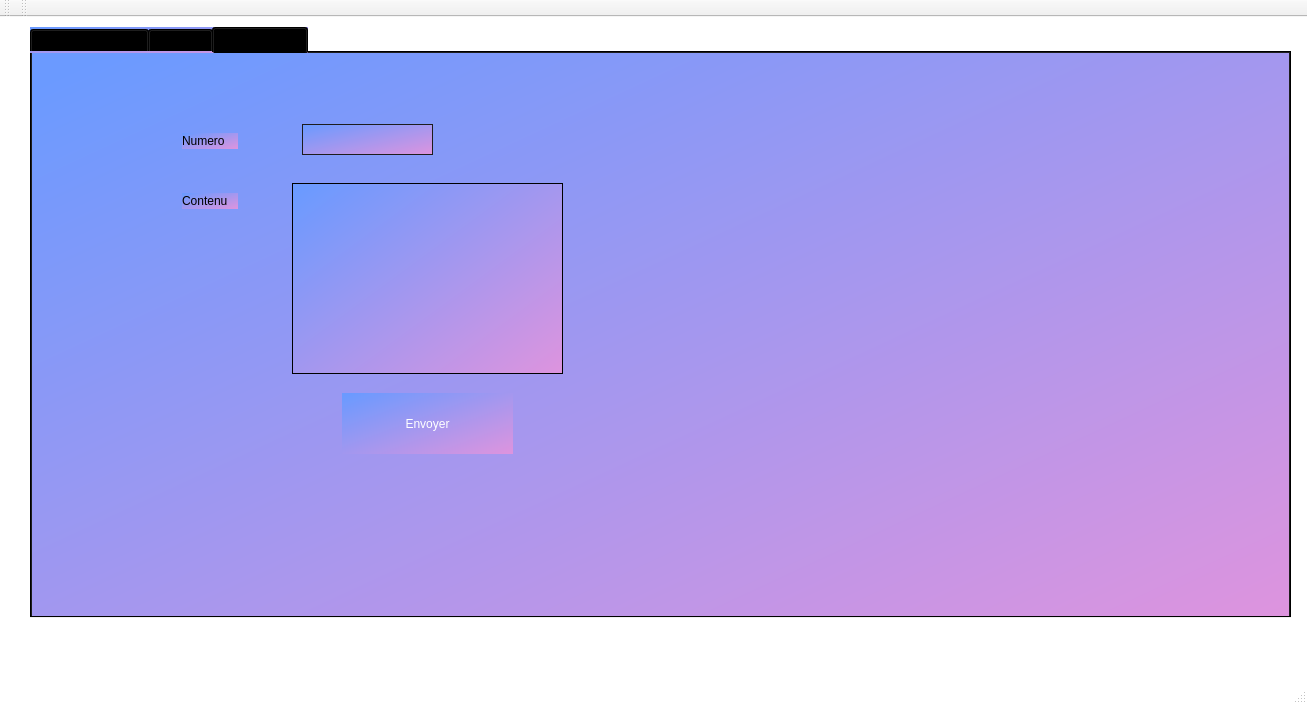
<?xml version="1.0" encoding="UTF-8"?>
<ui version="4.0">
 <class>MainWindow</class>
 <widget class="QMainWindow" name="MainWindow">
  <property name="geometry">
   <rect>
    <x>0</x>
    <y>0</y>
    <width>1307</width>
    <height>704</height>
   </rect>
  </property>
  <property name="windowTitle">
   <string>Gestion des Clients</string>
  </property>
  <property name="styleSheet">
   <string notr="true">/* Apply styles to QLabel */
QLabel {
    color: black;
}

/* Apply styles to QPushButton */
QPushButton {
    background-color: #6384ff; /* Blue background color */
    color: #fff; /* White text color */
    border: none;
    min-width: 80px;
    padding: 5px;
}

QPushButton:hover {
    background-color: #718fff; /* Lighter blue for hover effect */
    border: 1px solid #718fff;
}

QPushButton:pressed {
    background-color: #446cff; /* Darker blue for pressed effect */
    border: 1px solid #446cff;
}

/* Apply styles to QLineEdit */
QLineEdit {
    background-color: #c0c0c0; /* Silver background color */
    color : #000;
    border: 1px solid #1d1d1d;
    padding: 3px;
    padding-left: 5px;
}

/* Apply styles to QDateEdit */
QDateEdit {
    background-color: #c0c0c0; /* Silver background color */
    color : #000;
    border: 1px solid #1d1d1d;
    padding: 3px;
    padding-left: 5px;
}

/* Apply styles to QTableView */
QTableView {
    background-color: #c0c0c0; /* Silver background color */
    color: #000;
    selection-background-color: #6384ff; /* Blue selection background */
    selection-color: #fff; /* White selection text color */
}

/* Customize other widgets as needed */

/* Apply styles to QMainWindow (your application window) */
QMainWindow {
    background-color: white; /* White background color for the main window */
    color: #fff;
}

/* Apply styles to QMenuBar */
QMenuBar {
    background-color: #6384ff; /* Blue background color for menu bar */
    color: #fff; /* White text color */
}

QMenuBar::item {
    background-color: transparent;
    border-left: 1px solid gray;
    padding: 5px;
    padding-left: 15px;
    padding-right: 15px;
}

/* Customize other menu-related widgets as needed */

/* Apply styles to QScrollBar */
QScrollBar:vertical {
    border: none;
    width: 12px;
}

QScrollBar::handle:vertical {
    border: none;
    background-color: #c0c0c0; /* Silver handle color */
    min-height: 80px;
    width: 12px;
}

/* Customize other widgets as needed */

</string>
  </property>
  <widget class="QWidget" name="centralWidget">
   <widget class="QTabWidget" name="tabWidget">
    <property name="geometry">
     <rect>
      <x>30</x>
      <y>10</y>
      <width>1261</width>
      <height>591</height>
     </rect>
    </property>
    <property name="styleSheet">
     <string notr="true">background-color: qlineargradient(spread:pad, x1:0.0105263, y1:0.051, x2:1, y2:1, stop:0 rgba(107, 154, 255, 255), stop:1 rgba(222, 148, 222, 255));</string>
    </property>
    <property name="currentIndex">
     <number>2</number>
    </property>
    <widget class="QWidget" name="tab">
     <attribute name="title">
      <string>Gestion auditeurs</string>
     </attribute>
     <widget class="QPushButton" name="pushButtonSupprimerAuditeur">
      <property name="geometry">
       <rect>
        <x>180</x>
        <y>410</y>
        <width>93</width>
        <height>31</height>
       </rect>
      </property>
      <property name="text">
       <string>Supprimer</string>
      </property>
     </widget>
     <widget class="QComboBox" name="comboBoxOrderTri">
      <property name="geometry">
       <rect>
        <x>540</x>
        <y>90</y>
        <width>111</width>
        <height>31</height>
       </rect>
      </property>
      <item>
       <property name="text">
        <string>Ascendant</string>
       </property>
      </item>
      <item>
       <property name="text">
        <string>Descendant</string>
       </property>
      </item>
     </widget>
     <widget class="QTableView" name="tableViewAuditeur">
      <property name="geometry">
       <rect>
        <x>380</x>
        <y>140</y>
        <width>821</width>
        <height>311</height>
       </rect>
      </property>
     </widget>
     <widget class="QComboBox" name="comboBoxColumnTri">
      <property name="geometry">
       <rect>
        <x>540</x>
        <y>40</y>
        <width>111</width>
        <height>31</height>
       </rect>
      </property>
      <item>
       <property name="text">
        <string>CIN</string>
       </property>
      </item>
      <item>
       <property name="text">
        <string>Nom</string>
       </property>
      </item>
      <item>
       <property name="text">
        <string>Mail</string>
       </property>
      </item>
     </widget>
     <widget class="QPushButton" name="pushButtonStatAudit">
      <property name="geometry">
       <rect>
        <x>880</x>
        <y>80</y>
        <width>93</width>
        <height>41</height>
       </rect>
      </property>
      <property name="text">
       <string>Statistique</string>
      </property>
     </widget>
     <widget class="QPushButton" name="pushButtonTrierAudit">
      <property name="geometry">
       <rect>
        <x>680</x>
        <y>60</y>
        <width>101</width>
        <height>41</height>
       </rect>
      </property>
      <property name="text">
       <string>Trier</string>
      </property>
     </widget>
     <widget class="QGroupBox" name="groupBox">
      <property name="geometry">
       <rect>
        <x>0</x>
        <y>10</y>
        <width>311</width>
        <height>391</height>
       </rect>
      </property>
      <property name="title">
       <string>Ajouter Auditeur</string>
      </property>
      <widget class="QLineEdit" name="Line_cin_auditeur">
       <property name="geometry">
        <rect>
         <x>190</x>
         <y>50</y>
         <width>113</width>
         <height>20</height>
        </rect>
       </property>
      </widget>
      <widget class="QLineEdit" name="lineNomAuditeur">
       <property name="geometry">
        <rect>
         <x>190</x>
         <y>130</y>
         <width>113</width>
         <height>20</height>
        </rect>
       </property>
      </widget>
      <widget class="QLineEdit" name="lineMailAuditeur">
       <property name="geometry">
        <rect>
         <x>190</x>
         <y>170</y>
         <width>113</width>
         <height>20</height>
        </rect>
       </property>
      </widget>
      <widget class="QLineEdit" name="lineTelAuditeur">
       <property name="geometry">
        <rect>
         <x>190</x>
         <y>210</y>
         <width>113</width>
         <height>20</height>
        </rect>
       </property>
      </widget>
      <widget class="QPushButton" name="pushButtonAjoutAuditeur">
       <property name="geometry">
        <rect>
         <x>40</x>
         <y>330</y>
         <width>90</width>
         <height>31</height>
        </rect>
       </property>
       <property name="text">
        <string>Ajouter</string>
       </property>
      </widget>
      <widget class="QDateEdit" name="dateEditAuditeur">
       <property name="geometry">
        <rect>
         <x>190</x>
         <y>90</y>
         <width>110</width>
         <height>22</height>
        </rect>
       </property>
      </widget>
      <widget class="QPushButton" name="pushButtonModifierAuditeur">
       <property name="geometry">
        <rect>
         <x>180</x>
         <y>330</y>
         <width>93</width>
         <height>28</height>
        </rect>
       </property>
       <property name="text">
        <string>Modifier</string>
       </property>
      </widget>
      <widget class="QWidget" name="layoutWidget">
       <property name="geometry">
        <rect>
         <x>10</x>
         <y>40</y>
         <width>158</width>
         <height>191</height>
        </rect>
       </property>
       <layout class="QVBoxLayout" name="verticalLayout">
        <item>
         <widget class="QLabel" name="label">
          <property name="styleSheet">
           <string notr="true">border-radius:20px;
background-color: rgb(62, 125, 188);</string>
          </property>
          <property name="text">
           <string>CIN</string>
          </property>
         </widget>
        </item>
        <item>
         <widget class="QLabel" name="label_2">
          <property name="styleSheet">
           <string notr="true">border-radius:20px;
background-color: rgb(62, 125, 188);</string>
          </property>
          <property name="text">
           <string>Date de naissance</string>
          </property>
         </widget>
        </item>
        <item>
         <widget class="QLabel" name="label_3">
          <property name="styleSheet">
           <string notr="true">border-radius:20px;
background-color: rgb(62, 125, 188);</string>
          </property>
          <property name="text">
           <string>Nom</string>
          </property>
         </widget>
        </item>
        <item>
         <widget class="QLabel" name="label_4">
          <property name="styleSheet">
           <string notr="true">border-radius:20px;
background-color: rgb(62, 125, 188);</string>
          </property>
          <property name="text">
           <string>Mail</string>
          </property>
         </widget>
        </item>
        <item>
         <widget class="QLabel" name="label_5">
          <property name="styleSheet">
           <string notr="true">border-radius:20px;
background-color: rgb(62, 125, 188);</string>
          </property>
          <property name="text">
           <string>Numero de telephone</string>
          </property>
         </widget>
        </item>
       </layout>
      </widget>
      <widget class="QLabel" name="label_6">
       <property name="geometry">
        <rect>
         <x>10</x>
         <y>250</y>
         <width>156</width>
         <height>33</height>
        </rect>
       </property>
       <property name="styleSheet">
        <string notr="true">border-radius:20px;
background-color: rgb(62, 125, 188);</string>
       </property>
       <property name="text">
        <string>Sexe</string>
       </property>
      </widget>
      <widget class="QComboBox" name="comboBoxSexeAudit">
       <property name="geometry">
        <rect>
         <x>190</x>
         <y>250</y>
         <width>111</width>
         <height>31</height>
        </rect>
       </property>
       <item>
        <property name="text">
         <string>Homme</string>
        </property>
       </item>
       <item>
        <property name="text">
         <string>Femme</string>
        </property>
       </item>
      </widget>
     </widget>
     <widget class="QLineEdit" name="lineEditRechercheAudit">
      <property name="geometry">
       <rect>
        <x>380</x>
        <y>60</y>
        <width>141</width>
        <height>41</height>
       </rect>
      </property>
      <property name="placeholderText">
       <string>Recherche</string>
      </property>
     </widget>
     <widget class="QPushButton" name="pushButtonPDFauditeur">
      <property name="geometry">
       <rect>
        <x>980</x>
        <y>80</y>
        <width>93</width>
        <height>41</height>
       </rect>
      </property>
      <property name="text">
       <string>PDF</string>
      </property>
     </widget>
     <widget class="QPushButton" name="pushButtonArchiveraudit">
      <property name="geometry">
       <rect>
        <x>380</x>
        <y>460</y>
        <width>111</width>
        <height>51</height>
       </rect>
      </property>
      <property name="text">
       <string>Archiver</string>
      </property>
     </widget>
     <widget class="QPushButton" name="arduino">
      <property name="geometry">
       <rect>
        <x>200</x>
        <y>470</y>
        <width>93</width>
        <height>31</height>
       </rect>
      </property>
      <property name="text">
       <string>arduino</string>
      </property>
     </widget>
     <widget class="QLineEdit" name="cin_arduino">
      <property name="geometry">
       <rect>
        <x>60</x>
        <y>469</y>
        <width>113</width>
        <height>31</height>
       </rect>
      </property>
     </widget>
    </widget>
    <widget class="QWidget" name="tab_2">
     <attribute name="title">
      <string>Archive</string>
     </attribute>
     <widget class="QTableView" name="tableViewArchive">
      <property name="geometry">
       <rect>
        <x>200</x>
        <y>60</y>
        <width>941</width>
        <height>371</height>
       </rect>
      </property>
     </widget>
     <widget class="QPushButton" name="pushButtonDesarchiver">
      <property name="geometry">
       <rect>
        <x>200</x>
        <y>450</y>
        <width>101</width>
        <height>41</height>
       </rect>
      </property>
      <property name="text">
       <string>Désarchiver</string>
      </property>
     </widget>
    </widget>
    <widget class="QWidget" name="tab_3">
     <attribute name="title">
      <string>Envoyer Sms</string>
     </attribute>
     <widget class="QLineEdit" name="lineEditNumeroTelSms">
      <property name="enabled">
       <bool>false</bool>
      </property>
      <property name="geometry">
       <rect>
        <x>270</x>
        <y>71</y>
        <width>131</width>
        <height>31</height>
       </rect>
      </property>
     </widget>
     <widget class="QLabel" name="label_7">
      <property name="geometry">
       <rect>
        <x>150</x>
        <y>80</y>
        <width>56</width>
        <height>16</height>
       </rect>
      </property>
      <property name="text">
       <string>Numero</string>
      </property>
     </widget>
     <widget class="QLabel" name="label_8">
      <property name="geometry">
       <rect>
        <x>150</x>
        <y>140</y>
        <width>56</width>
        <height>16</height>
       </rect>
      </property>
      <property name="text">
       <string>Contenu</string>
      </property>
     </widget>
     <widget class="QPlainTextEdit" name="plainTextEditContenuSMS">
      <property name="geometry">
       <rect>
        <x>260</x>
        <y>130</y>
        <width>271</width>
        <height>191</height>
       </rect>
      </property>
     </widget>
     <widget class="QPushButton" name="pushButtonEnvoyerSms">
      <property name="geometry">
       <rect>
        <x>310</x>
        <y>340</y>
        <width>171</width>
        <height>61</height>
       </rect>
      </property>
      <property name="text">
       <string>Envoyer</string>
      </property>
     </widget>
    </widget>
   </widget>
  </widget>
  <widget class="QMenuBar" name="menuBar">
   <property name="geometry">
    <rect>
     <x>0</x>
     <y>0</y>
     <width>1307</width>
     <height>31</height>
    </rect>
   </property>
  </widget>
  <widget class="QToolBar" name="mainToolBar">
   <attribute name="toolBarArea">
    <enum>TopToolBarArea</enum>
   </attribute>
   <attribute name="toolBarBreak">
    <bool>false</bool>
   </attribute>
  </widget>
  <widget class="QStatusBar" name="statusBar"/>
  <widget class="QToolBar" name="toolBar">
   <property name="windowTitle">
    <string>toolBar</string>
   </property>
   <attribute name="toolBarArea">
    <enum>TopToolBarArea</enum>
   </attribute>
   <attribute name="toolBarBreak">
    <bool>false</bool>
   </attribute>
  </widget>
 </widget>
 <layoutdefault spacing="6" margin="11"/>
 <resources/>
 <connections/>
</ui>
